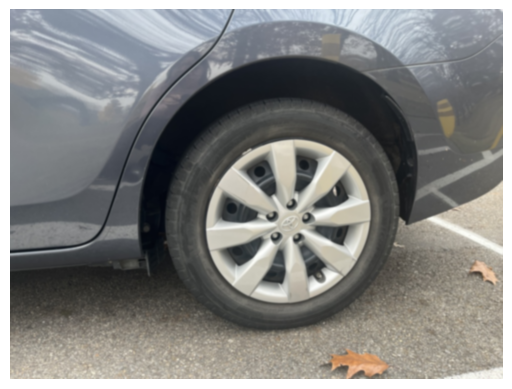
#> input picture flat_tire/image-1.png, 512 x 389 px
$ python -i tire_function.py   (imports and definitions only)
#> lines starting #> are read from the running program, lines starting #| are printed output that depends on the picture; after the words box and inside, x2 and y2 are one past the last pixel; in counts of white or black regions, pixels touching at a corner belong together
#> further down, picture is the input picture: shape (389, 512, 3); mean B, G, R 129.5, 131.3, 131
import cv2
import numpy as np
import matplotlib.pyplot as plt
import random

def tire_detection(image):

    # Apply Gaussian blur to smooth the image
    blurred = cv2.GaussianBlur(image, (7, 7), 0)
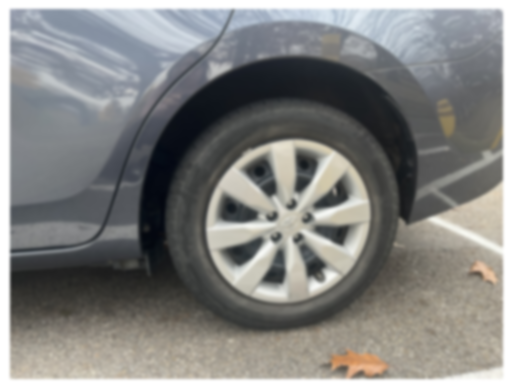
#> blurred: shape (389, 512, 3); mean B, G, R 129.5, 131.3, 131
    # Define a rectangle for the region of interest
    height = image.shape[0]  # Get the height of the image
#> height = 389
    width = image.shape[1]   # Get the width of the image
#> width = 512
    image_area = height * width
#> image_area = 199168
    # Convert the foreground image to grayscale
    gray = cv2.cvtColor(blurred, cv2.COLOR_BGR2GRAY)

    # Pixels brighter than 40 are set to 255 (white), others to 0 (black)
    _, dst = cv2.threshold(gray, 130, 255, cv2.THRESH_BINARY)
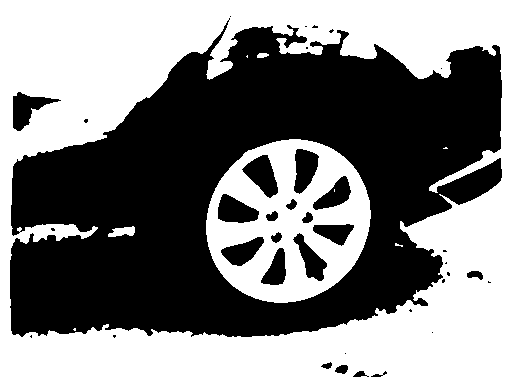
#> dst: shape (389, 512); 51.3% white; 37 black regions (18 under 20 px), largest, box (x1, y1, x2, y2) and area: (10, 18, 502, 337) 89950, (242, 155, 278, 198) 856, (13, 92, 61, 131) 814

    # 使用闭操作填充边缘中的小洞
    kernel = cv2.getStructuringElement(cv2.MORPH_RECT, (5, 5))
    morph_dst = dst.copy()
    for _ in range(3):
        morph_dst = cv2.morphologyEx(morph_dst, cv2.MORPH_OPEN, kernel)
        morph_dst = cv2.morphologyEx(morph_dst, cv2.MORPH_CLOSE, kernel)
#> this loop made 3 passes
#> pass 1, in tire_detection, `morph_dst = cv2.morphologyEx(morph_dst, cv2.MORPH_OPEN, kernel)`:
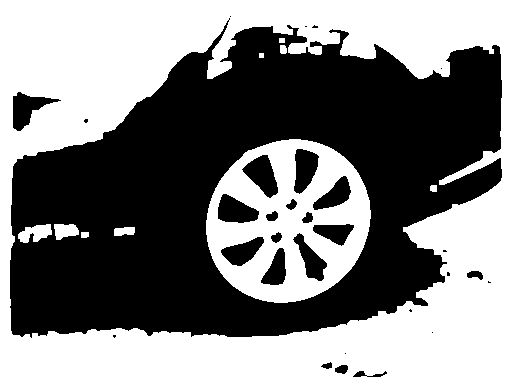
#> morph_dst: shape (389, 512); 50.9% white; 30 black regions (12 under 20 px), largest, box (x1, y1, x2, y2) and area: (10, 18, 502, 338) 90717, (242, 155, 278, 198) 856, (13, 92, 61, 131) 823
#> pass 1, in tire_detection, `morph_dst = cv2.morphologyEx(morph_dst, cv2.MORPH_CLOSE, kernel)`:
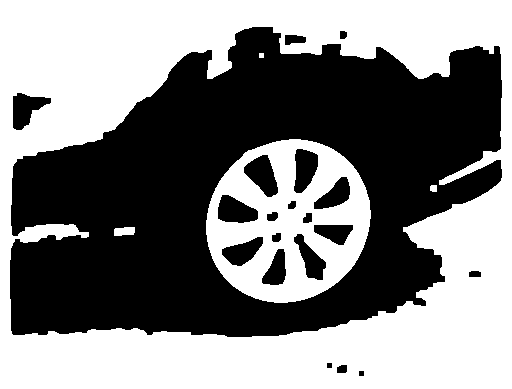
#> morph_dst: shape (389, 512); 51.4% white; 20 black regions, largest, box (x1, y1, x2, y2) and area: (10, 27, 502, 337) 89924, (244, 155, 278, 197) 849, (218, 195, 258, 223) 793
    # 轮廓检测
    cont, hier = cv2.findContours(morph_dst, cv2.RETR_EXTERNAL, cv2.CHAIN_APPROX_SIMPLE)
#> cont = [[[0, 0], [0, 388], [511, 388], [511, 0]]]
    img_copy=image.copy()
    for c in cont:
        color = (random.randint(0, 255), random.randint(0, 255), random.randint(0, 255))
        cv2.drawContours(img_copy, [c], -1, color, -1)
#> this loop made 1 pass
#> (c, color) on pass 1: ([[0, 0], [0, 388], [511, 388], [511, 0]], (197, 215, 20))
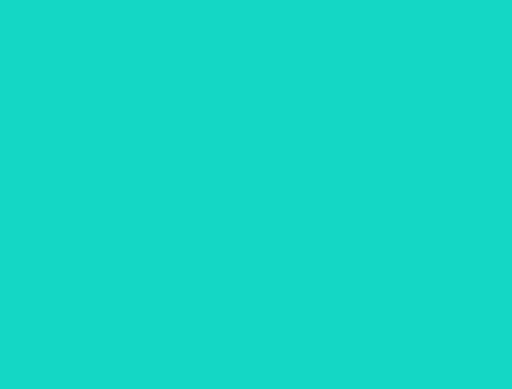
#> img_copy: shape (389, 512, 3); mean B, G, R 197, 215, 20

    # 遍历轮廓并根据层级信息筛选
    closest_eccentricity = float('inf')  # 初始化最小离心率
    closest_ellipse = None  # 存储离心率最小的椭圆参数

    for c in cont:
        # 计算轮廓面积
        area = cv2.contourArea(c)
        # 面积过滤：确保轮廓面积大于图片面积的五十分之一
        if area > image_area / 50:
            x, y, w, h = cv2.boundingRect(c)
            flat_ratio = h / float(w)

            if len(c) >= 5:  # At least 5 points are required to fit an ellipse
                min_enclosing_ellipse = cv2.fitEllipse(c)  # Fit the ellipse

                # 计算离心率
                (center, axes, angle) = min_enclosing_ellipse
                major_axis = max(axes)
                minor_axis = min(axes)
                eccentricity = (1 - (minor_axis / major_axis) ** 2) ** 0.5

                # 检查离心率是否最接近圆（eccentricity 接近 0）
                if eccentricity < closest_eccentricity:
                    closest_eccentricity = eccentricity
                    closest_ellipse = min_enclosing_ellipse

            # 绘制轮廓和状态
            #cv2.drawContours(image, [c], -1, color, 2)
            status = f"Eccentricity: {eccentricity:.3f}"
            cv2.putText(img_copy, status, (x, y - 10), cv2.FONT_HERSHEY_SIMPLEX, 0.5, color, 2)
#> this loop made 1 pass
#> (c, area, x, y, w, h, flat_ratio) on pass 1: ([[0, 0], [0, 388], [511, 388], [511, 0]], 198268, 0, 0, 512, 389, 0.76)
#> after the loop, closest_eccentricity = inf

    # 如果找到最接近圆的椭圆，绘制它
    if closest_ellipse is not None:
        cv2.ellipse(img_copy, closest_ellipse, (0, 255, 0), 2)  # 绿色椭圆
        print(f"Closest eccentricity: {closest_eccentricity:.3f}")
    else:
        print("No valid ellipse found.")

    # 确保已经找到最接近圆形的椭圆
    if closest_ellipse is not None:
        # 获取椭圆参数
        (cx, cy), (major_axis, minor_axis), angle = closest_ellipse

        # 将角度从度数转换为弧度
        angle_rad = np.deg2rad(angle)

        # 计算椭圆在水平和垂直方向的投影长度
        horizontal_projection = abs(major_axis * np.cos(angle_rad)) + abs(minor_axis * np.sin(angle_rad))
        vertical_projection = abs(major_axis * np.sin(angle_rad)) + abs(minor_axis * np.cos(angle_rad))

        # 定义扩展比例因子
        scale_factor_w = 1.2 + closest_eccentricity * 0.3
        scale_factor_h = 1.2 + closest_eccentricity * 0.4

        # 扩展后的矩形宽高
        expanded_width = horizontal_projection * scale_factor_w
        expanded_height = vertical_projection * scale_factor_h

        # 确定垂直矩形的左上角 (x, y)
        x = int(cx - expanded_width / 2)
        y = int(cy - expanded_height / 2)

        # 确定垂直矩形的宽和高
        width = int(expanded_width * 0.85)
        height = int(expanded_height * 0.85)
        if closest_eccentricity > 0.7:
            if 0 <= angle <= 90:  # 第一象限，向左扩展
                x = x - int(closest_eccentricity * 100)
                width = width - int(closest_eccentricity * 50)
            elif 90 <= angle <= 180:  # 第三象限，向右扩展
                x = x + int(closest_eccentricity * 100)
                width = width + int(closest_eccentricity * 50)


        # 绘制垂直矩形
        cv2.rectangle(img_copy, (x, y), (x + width, y + height), (255, 0, 0), 2)  # 蓝色垂直矩形

        # 打印矩形参数
        print(f"Rectangle coordinates: (x={x}, y={y}, width={width}, height={height})")
    else:
        print("No valid ellipse found to calculate rectangle.")

    rect = (x, y, x + width, y + height)
    # Initialize mask and models for GrabCut
    mask = np.zeros(image.shape[:2], np.uint8)  # Create a blank mask (same size as the image)
    bgdModel = np.zeros((1, 65), np.float64)  # Background model (used by GrabCut)
    fgdModel = np.zeros((1, 65), np.float64)  # Foreground model (used by GrabCut)

    # Apply the GrabCut algorithm to segment the image
    cv2.grabCut(blurred, mask, rect, bgdModel, fgdModel, 5, cv2.GC_INIT_WITH_RECT)

    # Create a binary mask to extract the foreground
    mask2 = np.where((mask == 2) | (mask == 0), 0, 1).astype("uint8")  # Keep foreground pixels (1), remove background (0)
    foreground = image * mask2[:, :, np.newaxis]  # Apply the mask to the original image to extract the foreground

    # Convert the foreground image to grayscale
    gray = cv2.cvtColor(foreground, cv2.COLOR_BGR2GRAY)

    # Apply Gaussian blur to the grayscale image to reduce noise
    blurred = cv2.GaussianBlur(gray, (7, 7), 0)


    # 创建一个掩码，灰度值在范围内的设置为255，范围外设置为0
    dst = cv2.inRange(blurred, 35, 115)

    # Create a rectangular structuring element (kernel) for morphological operations
    kernel = cv2.getStructuringElement(cv2.MORPH_RECT, (3, 3))

    # Make a copy of the thresholded image for processing
    morph_dst = dst.copy()

    # Apply morphological operations (opening and closing) 3 times
    for _ in range(20):
        # Morphological opening: removes small noise (erode, then dilate)
        morph_dst = cv2.morphologyEx(morph_dst, cv2.MORPH_OPEN, kernel)
        # Morphological closing: fills small holes (dilate, then erode)
        morph_dst = cv2.morphologyEx(morph_dst, cv2.MORPH_CLOSE, kernel)

    # Detect contours in the processed image
    cont, hier = cv2.findContours(morph_dst, cv2.RETR_TREE, cv2.CHAIN_APPROX_SIMPLE)

    # Find the largest contour based on area
    largest_contour = max(cont, key=cv2.contourArea)

    # Create a copy of the original image to draw the contour
    contoured_image = image.copy()

    # Draw the largest contour on the image in green with a thickness of 2
    contoured_image = cv2.drawContours(contoured_image, [largest_contour], -1, (0, 255, 0), 2)

    # Create masks the same size as the original image
    mask_shape = image.shape[:2]  # Get height and width of the image
    contour_mask = np.zeros(mask_shape, dtype=np.uint8)  # Mask for the contour
    ellipse_mask = np.zeros(mask_shape, dtype=np.uint8)  # Mask for the ellipse

    # 1. Draw the mask for the contour
    cv2.drawContours(contour_mask, [largest_contour], -1, 255, thickness=cv2.FILLED)

    # 2. Fit and draw an ellipse if the contour has enough points
    if len(largest_contour) >= 5:  # At least 5 points are required to fit an ellipse
        min_enclosing_ellipse = cv2.fitEllipse(largest_contour)  # Fit the ellipse
        cv2.ellipse(ellipse_mask, min_enclosing_ellipse, 255, thickness=cv2.FILLED)  # Draw the ellipse

        # 3. Find the intersection and union of the contour and ellipse masks
        intersection = cv2.bitwise_and(contour_mask, ellipse_mask)  # Overlapping regions
        union = cv2.bitwise_or(contour_mask, ellipse_mask)  # Combined regions

        # Calculate the area of intersection and union
        intersection_area = np.sum(intersection == 255)  # Count white pixels in the intersection
        union_area = np.sum(union == 255)  # Count white pixels in the union

        # 4. Calculate the area of the non-overlapping regions (symmetric difference)
        symmetric_difference_area = union_area - intersection_area
        print(f"Area of symmetric difference: {symmetric_difference_area}")


        # Check if the tire might be deflated based on the area difference
        if (symmetric_difference_area / union_area) > 1 / 20:  # Threshold for deflation
            if_flat=True
            print("The tire might be deflated")
            # Add red text "flat tire" on the contoured image
            cv2.putText(contoured_image, "Flat Tire", (50, 50), cv2.FONT_HERSHEY_SIMPLEX, 1, (0, 0, 255), 2, cv2.LINE_AA)
        else:
            if_flat=False
            print("The tire is properly inflated")
            # Add red text "normal tire" on the contoured image
            cv2.putText(contoured_image, "Normal Tire", (50, 50), cv2.FONT_HERSHEY_SIMPLEX, 1, (0, 255, 0), 2, cv2.LINE_AA)


        # Draw the ellipse on the image in red
        cv2.ellipse(contoured_image, min_enclosing_ellipse, (0, 0, 255), thickness=2)

    output_image = cv2.cvtColor(contour_image, cv2.COLOR_BGR2RGB)

    return output_image, if_flat

>>> import cv2
>>> picture = cv2.imread('image-1.png')
#> (the run stopped early here; a loop or call above may not have finished)

$ run again, on flat_tire/image-10.png
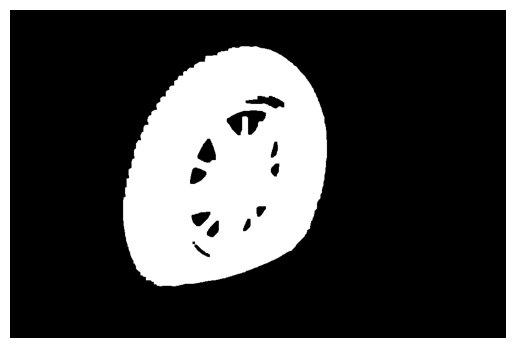
#> input picture flat_tire/image-10.png, 515 x 348 px
#> picture is the input picture: shape (348, 515, 3); min 0, max 255, mean 74.4
#> in tire_detection, `_, dst = cv2.threshold(gray, 130, 255, cv2.THRESH_BINARY)`:
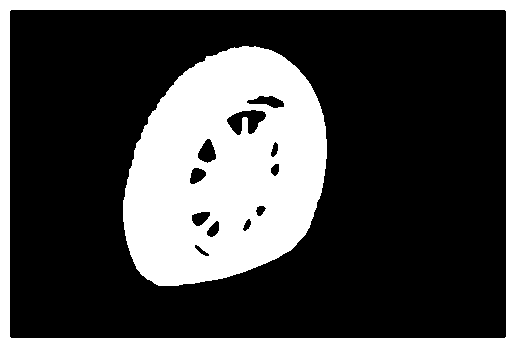
#> dst: shape (348, 515); 29.2% white; 2 white regions, box (x1, y1, x2, y2) and area: (123, 46, 327, 286) 35785, (0, 0, 515, 348) 16536
#> the loop in tire_detection, `for _ in range(3):` made 3 passes
#> pass 1, in tire_detection, `morph_dst = cv2.morphologyEx(morph_dst, cv2.MORPH_CLOSE, kernel)`:
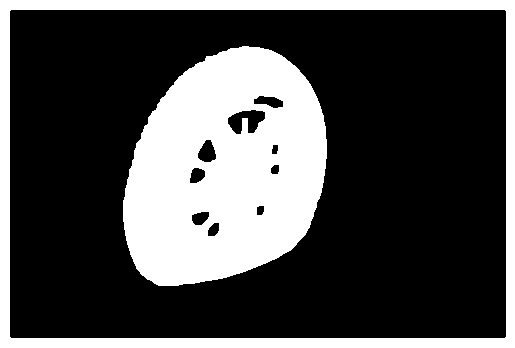
#> morph_dst: shape (348, 515); 29.3% white; 2 white regions, box (x1, y1, x2, y2) and area: (123, 46, 327, 286) 36008, (0, 0, 515, 348) 16536
#> cont = [[[0, 0], [0, 347], [514, 347], [514, 0]]]
#> the loop in tire_detection, `for c in cont:` made 1 pass
#> (c, color) on pass 1: ([[0, 0], [0, 347], [514, 347], [514, 0]], (197, 215, 20))
#> the loop in tire_detection, `for c in cont:` made 1 pass
#> (c, area, x, y, w, h, flat_ratio) on pass 1: ([[0, 0], [0, 347], [514, 347], [514, 0]], 178358, 0, 0, 515, 348, 0.676)
#> after the loop in tire_detection, `for c in cont:`: closest_eccentricity = inf

$ run again, on flat_tire/image-11.png
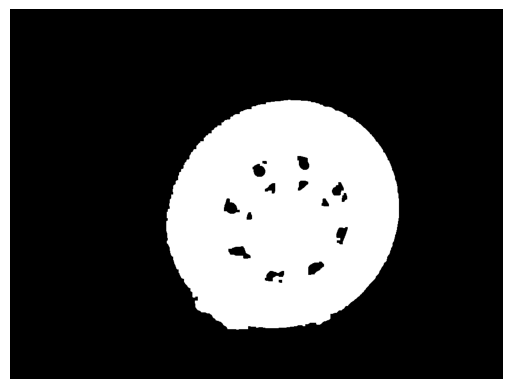
#> input picture flat_tire/image-11.png, 512 x 389 px
#> picture is the input picture: shape (389, 512, 3); min 0, max 255, mean 73.4
#> in tire_detection, `_, dst = cv2.threshold(gray, 130, 255, cv2.THRESH_BINARY)`:
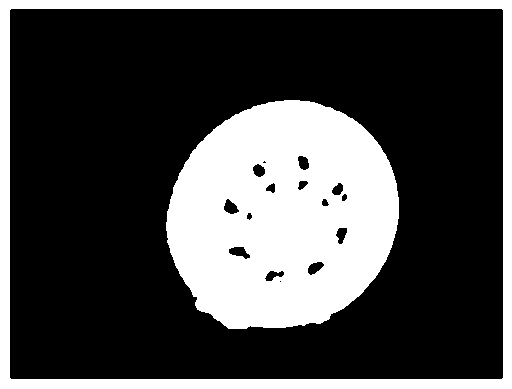
#> dst: shape (389, 512); 28.8% white; 2 white regions, box (x1, y1, x2, y2) and area: (166, 100, 399, 329) 40636, (0, 0, 512, 389) 16762
#> the loop in tire_detection, `for _ in range(3):` made 3 passes
#> pass 1, in tire_detection, `morph_dst = cv2.morphologyEx(morph_dst, cv2.MORPH_CLOSE, kernel)`:
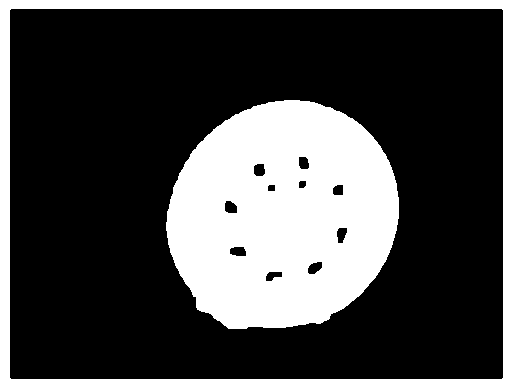
#> morph_dst: shape (389, 512); 28.9% white; 2 white regions, box (x1, y1, x2, y2) and area: (166, 100, 399, 329) 40833, (0, 0, 512, 389) 16762
#> cont = [[[0, 0], [0, 388], [511, 388], [511, 0]]]
#> the loop in tire_detection, `for c in cont:` made 1 pass
#> (c, color) on pass 1: ([[0, 0], [0, 388], [511, 388], [511, 0]], (197, 215, 20))
#> the loop in tire_detection, `for c in cont:` made 1 pass
#> (c, area, x, y, w, h, flat_ratio) on pass 1: ([[0, 0], [0, 388], [511, 388], [511, 0]], 198268, 0, 0, 512, 389, 0.76)
#> after the loop in tire_detection, `for c in cont:`: closest_eccentricity = inf

$ run again, on flat_tire/image-12.png
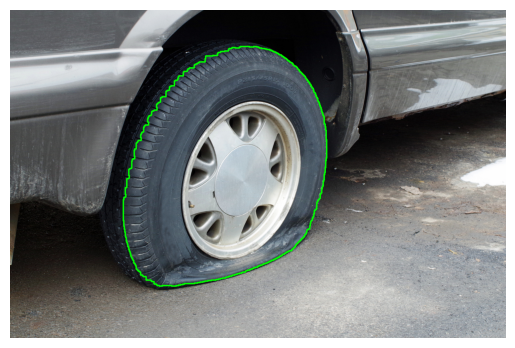
#> input picture flat_tire/image-12.png, 515 x 348 px
#> picture is the input picture: shape (348, 515, 3); mean B, G, R 124.4, 125.1, 121.5
#> in tire_detection, `_, dst = cv2.threshold(gray, 130, 255, cv2.THRESH_BINARY)`:
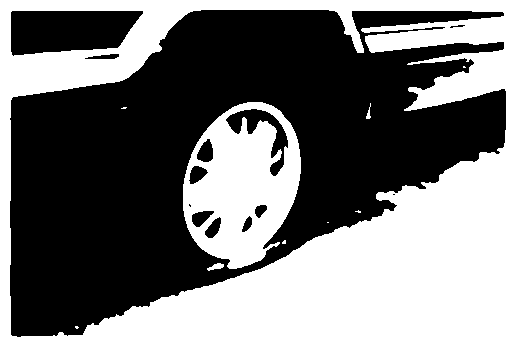
#> dst: shape (348, 515); 46.3% white; 10 white regions (6 under 20 px), largest, box (x1, y1, x2, y2) and area: (0, 0, 515, 348) 70494, (183, 102, 301, 269) 12387, (207, 263, 224, 271) 74, (366, 103, 371, 119) 36
#> the loop in tire_detection, `for _ in range(3):` made 3 passes
#> pass 1, in tire_detection, `morph_dst = cv2.morphologyEx(morph_dst, cv2.MORPH_CLOSE, kernel)`:
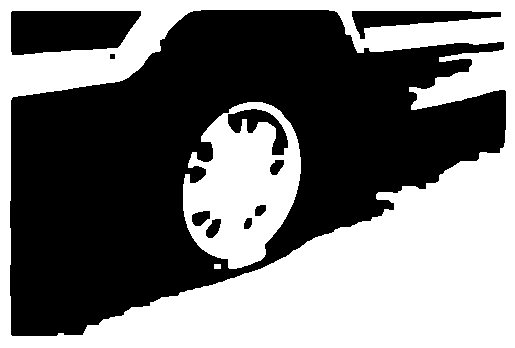
#> morph_dst: shape (348, 515); 46.3% white; 3 white regions, box (x1, y1, x2, y2) and area: (0, 0, 515, 348) 70633, (183, 102, 301, 269) 12301, (214, 264, 221, 269) 35
#> cont = [[[0, 0], [0, 347], [514, 347], [514, 0]]]
#> the loop in tire_detection, `for c in cont:` made 1 pass
#> (c, color) on pass 1: ([[0, 0], [0, 347], [514, 347], [514, 0]], (197, 215, 20))
#> the loop in tire_detection, `for c in cont:` made 1 pass
#> (c, area, x, y, w, h, flat_ratio) on pass 1: ([[0, 0], [0, 347], [514, 347], [514, 0]], 178358, 0, 0, 515, 348, 0.676)
#> after the loop in tire_detection, `for c in cont:`: closest_eccentricity = inf
